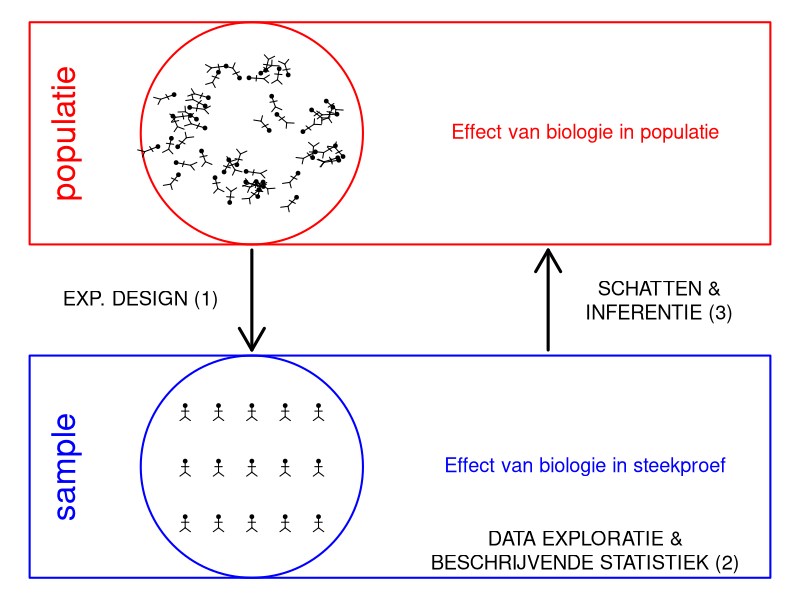

Write the R code that produced this figure.
## ---- chunk 1
if ("pi"%in%ls()) rm("pi")
kopvoeter<-function(x,y,angle=0,l=.2,cex.dot=.5,pch=19,col="black")
{
angle=angle/180*pi
points(x,y,cex=cex.dot,pch=pch,col=col)
lines(c(x,x+l*cos(-pi/2+angle)),c(y,y+l*sin(-pi/2+angle)),col=col)
lines(c(x+l/2*cos(-pi/2+angle),x+l/2*cos(-pi/2+angle)+l/4*cos(angle)),c(y+l/2*sin(-pi/2+angle),y+l/2*sin(-pi/2+angle)+l/4*sin(angle)),col=col)
lines(c(x+l/2*cos(-pi/2+angle),x+l/2*cos(-pi/2+angle)+l/4*cos(pi+angle)),c(y+l/2*sin(-pi/2+angle),y+l/2*sin(-pi/2+angle)+l/4*sin(pi+angle)),col=col)
lines(c(x+l*cos(-pi/2+angle),x+l*cos(-pi/2+angle)+l/2*cos(-pi/2+pi/4+angle)),c(y+l*sin(-pi/2+angle),y+l*sin(-pi/2+angle)+l/2*sin(-pi/2+pi/4+angle)),col=col)
lines(c(x+l*cos(-pi/2+angle),x+l*cos(-pi/2+angle)+l/2*cos(-pi/2-pi/4+angle)),c(y+l*sin(-pi/2+angle),y+l*sin(-pi/2+angle)+l/2*sin(-pi/2-pi/4+angle)),col=col)
}

par(mar=c(0,0,0,0),mai=c(0,0,0,0))
plot(0,0,xlab="",ylab="",xlim=c(0,10),ylim=c(0,10),col=0,xaxt="none",yaxt="none",axes=FALSE)
rect(0,6,10,10,border="red",lwd=2)
text(.5,8,"populatie",srt=90,col="red",cex=2)
symbols (3, 8, circles=1.5, col="red",add=TRUE,fg="red",inches=FALSE,lwd=2)
grid=seq(0,1.3,.01)

for (i in 1:50)
{
	angle1=runif(n=1,min=0,max=360)
	angle2=runif(n=1,min=0,max=360)
	radius=sample(grid,prob=grid^2*pi/sum(grid^2*pi),size=1)
	kopvoeter(3+radius*cos(angle1/180*pi),8+radius*sin(angle1/180*pi),angle=angle2)
}
text(7.5,8,"Effect van biologie in populatie",col="red",cex=1.2)

rect(0,0,10,4,border="blue",lwd=2)
text(.5,2,"sample",srt=90,col="blue",cex=2)
symbols (3, 2, circles=1.5, col="red",add=TRUE,fg="blue",inches=FALSE,lwd=2)
for (i in 0:2)
	for (j in 0:4)
{

	kopvoeter(2.1+j*(3.9-2.1)/4,1.1+i)
}
text(7.5,2,"Effect van biologie in steekproef",col="blue",cex=1.2)

arrows(3,5.9,3,4.1,col="black",lwd=3)
arrows(7,4.1,7,5.9,col="black",lwd=3)
text(1.5,5,"EXP. DESIGN (1)",col="black",cex=1.2)
text(8.5,5,"SCHATTEN &\nINFERENTIE (3)",col="black",cex=1.2)
text(7.5,.5,"DATA EXPLORATIE &\nBESCHRIJVENDE STATISTIEK (2)",col="black",cex=1.2)
